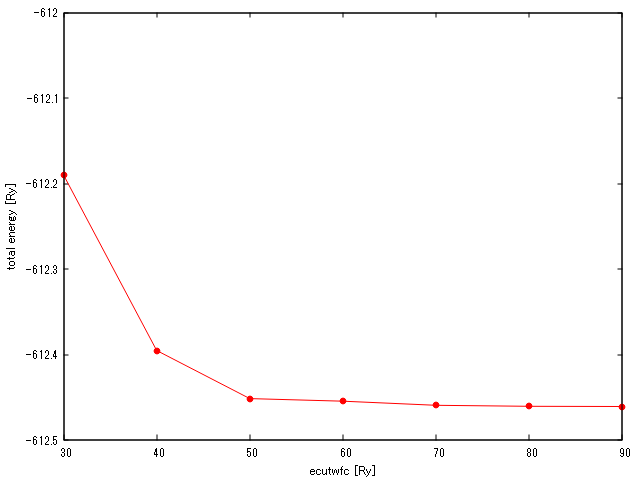

Here is the gnuplot script that generated this plot:
#    
#    	G N U P L O T
#    	Version 5.4 patchlevel 1    last modified 2020-12-01 
#    
#    	Copyright (C) 1986-1993, 1998, 2004, 2007-2020
#    	Thomas Williams, Colin Kelley and many others
#    
#    	gnuplot home:     http://www.gnuplot.info
#    	faq, bugs, etc:   type "help FAQ"
#    	immediate help:   type "help"  (plot window: hit 'h')
# set terminal qt 0 font "Sans,9"
# set output
unset clip points
set clip one
unset clip two
unset clip radial
set errorbars front 1.000000 
set border 31 front lt black linewidth 1.000 dashtype solid
set zdata 
set ydata 
set xdata 
set y2data 
set x2data 
set boxwidth
set boxdepth 0
set style fill  empty border
set style rectangle back fc  bgnd fillstyle   solid 1.00 border lt -1
set style circle radius graph 0.02 
set style ellipse size graph 0.05, 0.03 angle 0 units xy
set dummy x, y
set format x "% h" 
set format y "% h" 
set format x2 "% h" 
set format y2 "% h" 
set format z "% h" 
set format cb "% h" 
set format r "% h" 
set ttics format "% h"
set timefmt "%d/%m/%y,%H:%M"
set angles radians
set tics back
unset grid
unset raxis
set theta counterclockwise right
set style parallel front  lt black linewidth 2.000 dashtype solid
set key notitle
set key fixed right top vertical Right noreverse enhanced autotitle nobox
set key noinvert samplen 4 spacing 1 width 0 height 0 
set key maxcolumns 0 maxrows 0
set key noopaque
unset label
unset arrow
unset style line
unset style arrow
set style histogram clustered gap 2 title textcolor lt -1
unset object
unset walls
set style textbox  transparent margins  1.0,  1.0 border  lt -1 linewidth  1.0
set offsets 0, 0, 0, 0
set pointsize 1
set pointintervalbox 1
set encoding sjis
unset polar
unset parametric
unset spiderplot
unset decimalsign
unset micro
unset minussign
set view 60, 30, 1, 1
set view azimuth 0
set rgbmax 255
set samples 100, 100
set isosamples 10, 10
set surface 
unset contour
set cntrlabel  format '%8.3g' font '' start 5 interval 20
set mapping cartesian
set datafile separator whitespace
set datafile nocolumnheaders
unset hidden3d
set cntrparam order 4
set cntrparam linear
set cntrparam levels 5
set cntrparam levels auto
set cntrparam firstlinetype 0 unsorted
set cntrparam points 5
set size ratio 0 1,1
set origin 0,0
set style data points
set style function lines
unset xzeroaxis
unset yzeroaxis
unset zzeroaxis
unset x2zeroaxis
unset y2zeroaxis
set xyplane relative 0.5
set tics scale  1, 0.5, 1, 1, 1
set mxtics default
set mytics default
set mztics default
set mx2tics default
set my2tics default
set mcbtics default
set mrtics default
set nomttics
set xtics border in scale 1,0.5 mirror norotate  autojustify
set xtics  norangelimit autofreq 
set ytics border in scale 1,0.5 mirror norotate  autojustify
set ytics  norangelimit autofreq 
set ztics border in scale 1,0.5 nomirror norotate  autojustify
set ztics  norangelimit autofreq 
unset x2tics
unset y2tics
set cbtics border in scale 1,0.5 mirror norotate  autojustify
set cbtics  norangelimit autofreq 
set rtics axis in scale 1,0.5 nomirror norotate  autojustify
set rtics  norangelimit autofreq 
unset ttics
set title "" 
set title  font "" textcolor lt -1 norotate
set timestamp bottom 
set timestamp "" 
set timestamp  font "" textcolor lt -1 norotate
set trange [ * : * ] noreverse nowriteback
set urange [ * : * ] noreverse nowriteback
set vrange [ * : * ] noreverse nowriteback
set xlabel "ecutwfc [Ry]" 
set xlabel  font "" textcolor lt -1 norotate
set x2label "" 
set x2label  font "" textcolor lt -1 norotate
set xrange [ 30.0000 : 90.0000 ] noreverse writeback
set x2range [ 30.0000 : 90.0000 ] noreverse writeback
set ylabel "total energy [Ry]" 
set ylabel  font "" textcolor lt -1 rotate
set y2label "" 
set y2label  font "" textcolor lt -1 rotate
set yrange [ -612.500 : -612.000 ] noreverse writeback
set y2range [ * : * ] noreverse writeback
set zlabel "" 
set zlabel  font "" textcolor lt -1 norotate
set zrange [ * : * ] noreverse writeback
set cblabel "" 
set cblabel  font "" textcolor lt -1 rotate
set cbrange [ * : * ] noreverse writeback
set rlabel "" 
set rlabel  font "" textcolor lt -1 norotate
set rrange [ * : * ] noreverse writeback
unset logscale
unset jitter
set zero 1e-08
set lmargin  -1
set bmargin  -1
set rmargin  -1
set tmargin  -1
set locale "Japanese_Japan.932"
set pm3d explicit at s
set pm3d scansautomatic
set pm3d interpolate 1,1 flush begin noftriangles noborder corners2color mean
set pm3d clip z 
set pm3d nolighting
set palette positive nops_allcF maxcolors 0 gamma 1.5 color model RGB 
set palette rgbformulae 7, 5, 15
set colorbox default
set colorbox vertical origin screen 0.9, 0.2 size screen 0.05, 0.6 front  noinvert bdefault
set style boxplot candles range  1.50 outliers pt 7 separation 1 labels auto unsorted
set loadpath 
set fontpath
set psdir
set fit brief errorvariables nocovariancevariables errorscaling prescale nowrap v5
GNUTERM = "qt"
VoxelDistance = 0.0
## Last datafile plotted: "ecut_energy.dat"
p 'ecut_energy.dat' w lp pt 7 lc 'red' title ''
#    EOF
